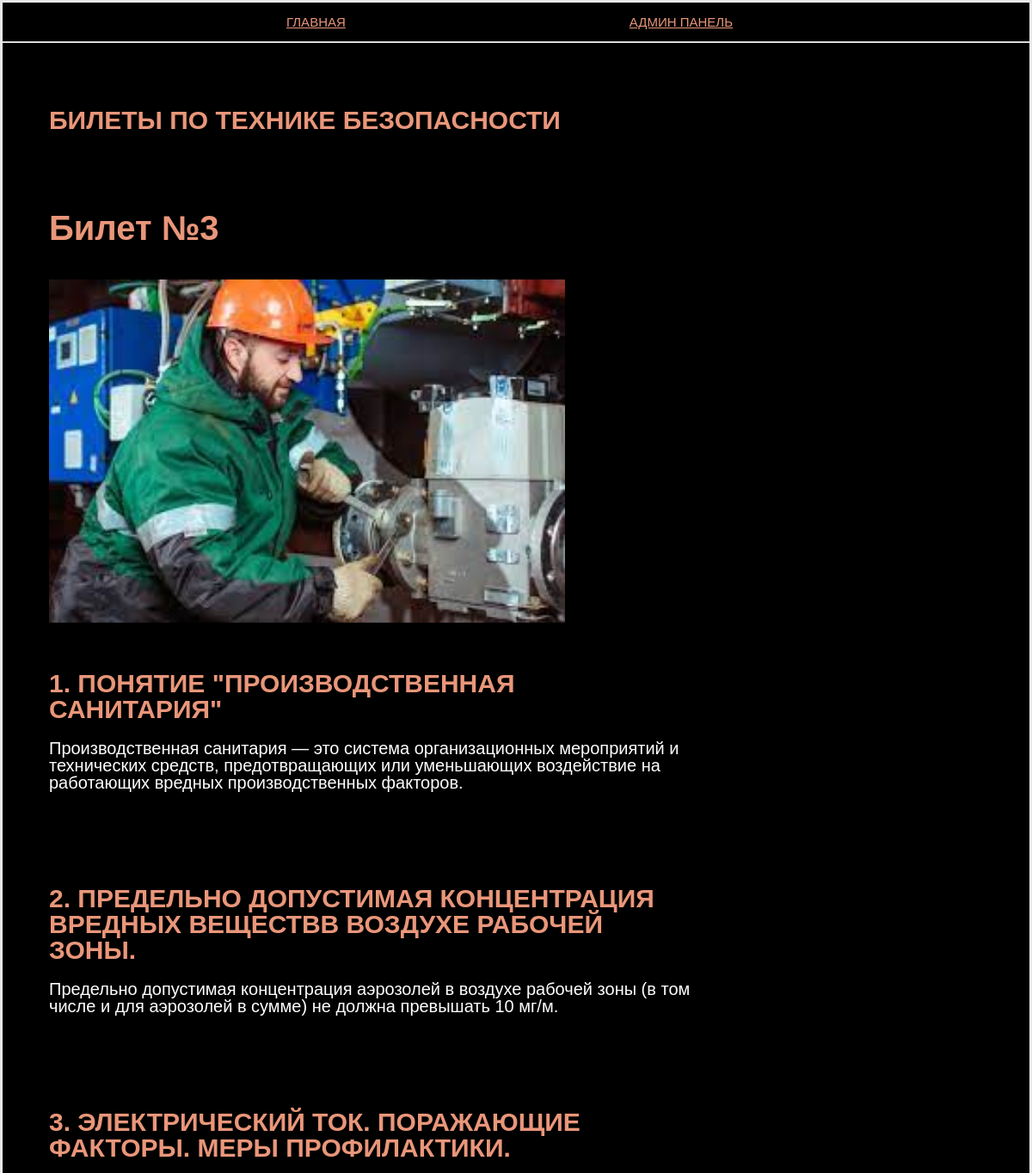
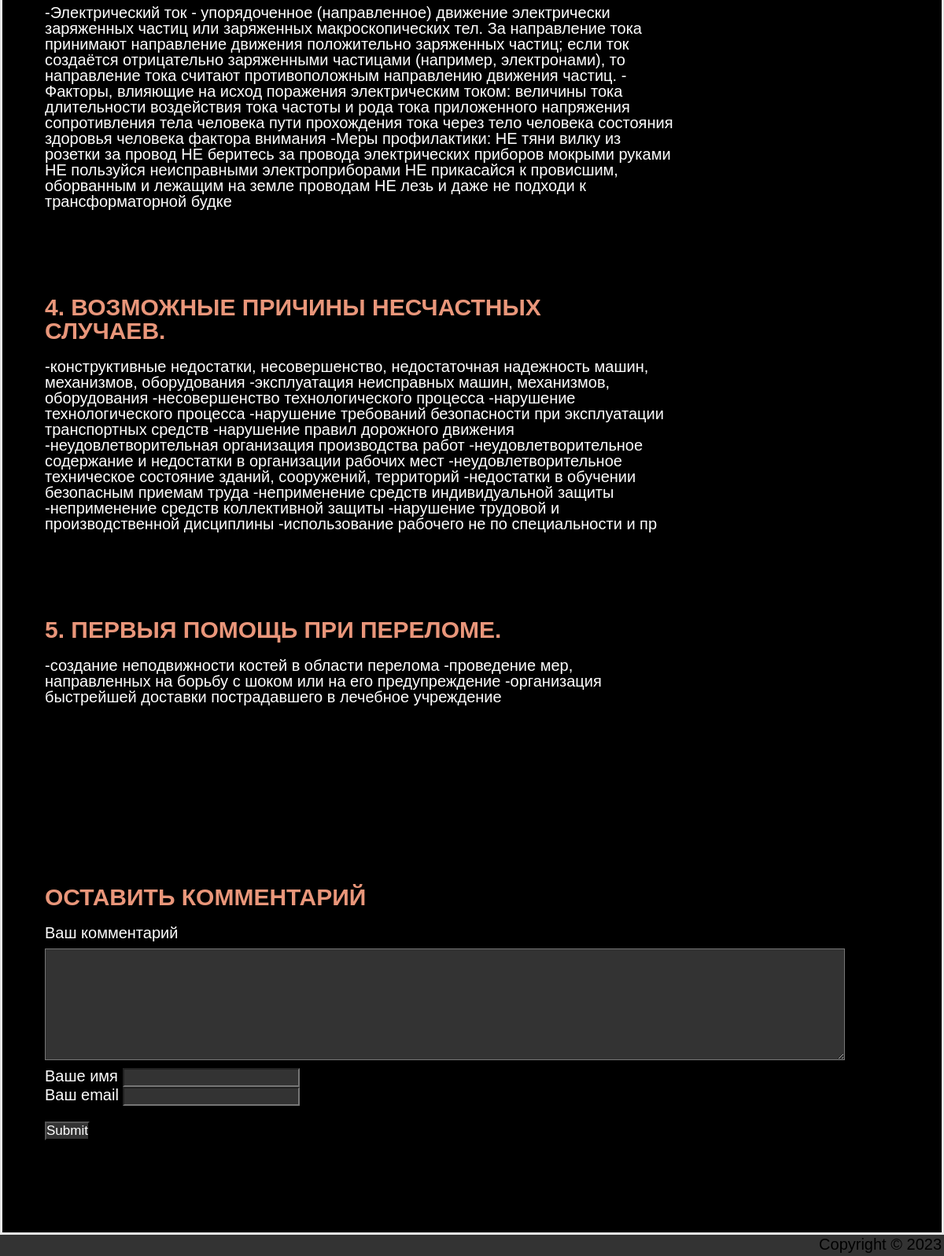
The app's page /ticket_3/ with its own data (2 pictures, top to bottom).
### tickets/models.py (models this page shows, shortened)
class Ticket(models.Model):
    objects = None
    slug = models.SlugField(max_length=250, unique=True, db_index=True)
    title = models.CharField('Номер билета', max_length=100)
    author = models.CharField('Автор', max_length=100)
    date = models.DateField('Дата публикации')
    img = models.ImageField('Изображение', upload_to='image/%Y')
    class Meta:
        verbose_name = 'Билет'
        verbose_name_plural = 'Билеты'

class Question(models.Model):
    text_questions = models.TextField('Текст вопроса')
    question = models.ForeignKey(Ticket, verbose_name='Публикация', on_delete=models.CASCADE)
    img = models.ImageField('Изображение', upload_to='image/%Y', blank=True)
    class Meta:
        verbose_name = 'Вопрос'
        verbose_name_plural = 'Вопросы'

class Answer(models.Model):
    text_answer = models.TextField('Текст ответа')
    answer = models.ForeignKey(Question, verbose_name='Публикация', on_delete=models.CASCADE)
    class Meta:
        verbose_name = 'Ответ'
        verbose_name_plural = 'Ответы'
    def __str__(self):
        return f'{self.text_answer}'

### tickets/views.py (the view)
# urls.py: path('<slug:ticket_slug>/', views.TicketDetail.as_view(), name='ticket'),
class TicketDetail(View):
    def get(self, request, ticket_slug):
        ticket = Ticket.objects.get(slug=ticket_slug)
        return render(request, 'site_tb/question.html', {'ticket': ticket})

### templates/site_tb/question.html (shortened to what this page needs)
{% load static %}
<html>
<head>
	<link rel="stylesheet" href="{% static 'css/style.css' %}" type="text/css" media="all" />
</head>
<body>
<div class="shell">
	<div class="border">
		<div id="navigation">
			<ul class="active">
			    <li><a href="/">Главная</a></li>
			    <li><a href="/admin">Админ панель</a></li>
			</ul>
		</div>
		<div id="main">
			<div id="content">
				<div class="projects">
					<h3>Билеты по технике безопасности</h3>
					<div class="item">
					    <div class="image left">
							<h1>{{ ticket.title }}</h1>
							<br>
							<img src="{{ ticket.img.url }}" width="100%"/>
					    </div>
					    <div class="text left">
							{% for I in ticket.question_set.all %}
						<h3>{{ I.text_questions }}</h3>
							{{ I.answer_set.get }}
						<br><p>{{ text_answer }}</p>
                            {% endfor %}
						</div>
				    </div>
			    </div>
			<div class="form-comment">
				<h3>Оставить комментарий</h3>
				<div>
					<form action="{% url 'add_comments' ticket.id %}" method="post">
						<div class="comment-title">
							<label>Ваш комментарий</label>
						</div>
						<div><textarea name="text_comments" rows="7" cols="100"></textarea></div>
						<div class="comment-name">
							<label>Ваше имя</label>
							<input type="text" name="name" >
						</div>
						<div class="comment-mail">
							<label>Ваш email</label>
							<input type="email" name="email">
						</div>
						<div class="submit">
							<input type="submit">
						</div>
					</form>
				</div>
			</div>
			</div>
		</div>
	<div id="footer">
		<p class="copy right">Copyright &copy;  2023 </p>
	</div>
	</div>
</div>
</body>
</html>

### static/css/style.css (style rules this page uses)
* { margin: 0; padding: 0; outline:0; }
body { font-size: 20px; line-height: 20px; font-family: Georgia, Arial, Helvetica, Sans-Serif; color: #ffffff; background: #333; }
a { color: #E9967A; }
input, textarea, select { font-family: Arial, Helvetica, sans-serif; font-size: 17px; color: white; background: #333; }
textarea { overflow:auto; }
.left, .alignleft { float: left; display: inline; }
.right, .alignright { float: right; display: inline; }
.shell { background-color: black; width: 1200px; margin: 0 auto; }
.border { border: 3px solid #e8e8e8; background: #000000; position: relative; }
#navigation { height: 45px; border-bottom: 2px solid #dbdbdb; }
#navigation ul { list-style: none; }
#navigation ul li { float: left; height: 43px; font-size: 15px; line-height: 45px; text-transform: uppercase; }
#navigation ul li a { float: left; height: 43px; color: #E9967A; padding: 0 0 0 330px; }
#main { width: 800px; padding: 50px 24px 17px 24px; }
#main h3 { font-size: 30px; line-height: 30px; color: #E9967A; text-transform: uppercase; padding: 5px 50px 10px 0; }
#content { width: 1000px; }
.projects { padding: 20px 0 0 30px; }
.projects h1 { color: #E9967A; margin: 5% 0; }
.projects h3 { margin: 0 0 10px 0; }
.projects .item { margin: 50px 0 20px 0; padding: 10px 0 0 0; }
.projects .image { width: 600px; height: 400px; padding: 0 0 50px; }
.projects .text { width: 800px; padding: 100px 0 50px; }
.projects .text h3 { font-size: 22px; line-height: 25px; color: #333; text-transform: uppercase; }
.projects .text p { padding: 100px 100px 5px 20px; }
#footer { font-family: Arial, sans-serif; font-size: 20px; line-height: 30px; color: #000000; }
.form-comment { padding: 50px 0 0 30px; }
.form-comment .comment-title { padding: 10px 0 10px 0; }
.form-comment .comment-name { padding: 10px 0 0 0; }
.form-comment .submit { padding: 20px 0 100px 0; }

### records on screen
Ticket: title "Билет №3", img (picture)
Question: text_questions "1. ПОНЯТИЕ \"ПРОИЗВОДСТВЕННАЯ САНИТАРИЯ\"", answer_set.get "Производственная санитария — это система организационных мероприятий и технических средств, предотвращающих или уменьшающих воздействие на работающих вредных производственных факторов."
Question: text_questions "2. ПРЕДЕЛЬНО ДОПУСТИМАЯ КОНЦЕНТРАЦИЯ ВРЕДНЫХ ВЕЩЕСТВВ ВОЗДУХЕ РАБОЧЕЙ ЗОНЫ.", answer_set.get "Предельно допустимая концентрация аэрозолей в воздухе рабочей зоны (в том числе и для аэрозолей в сумме) не должна превышать 10 мг/м."
Question: text_questions "3. ЭЛЕКТРИЧЕСКИЙ ТОК. ПОРАЖАЮЩИЕ ФАКТОРЫ. МЕРЫ ПРОФИЛАКТИКИ.", answer_set.get "-Электрический ток - упорядоченное (направленное) движение электрически заряженных частиц или заряженных макроскопических тел. За направление тока принимают направление движения положительно заряженных частиц; если ток создаётся отрицательно заряженными частицами (например, электронами), то направление тока считают противоположным направлению движения частиц. - Факторы, влияющие на исход поражения электрическим током: величины тока длительности воздействия тока частоты и рода тока приложенного напряжения сопротивления тела человека пути прохождения тока через тело человека состояния здоровья человека фактора внимания -Меры профилактики: НЕ тяни вилку из розетки за провод НЕ беритесь за…"
Question: text_questions "4. ВОЗМОЖНЫЕ ПРИЧИНЫ НЕСЧАСТНЫХ СЛУЧАЕВ.", answer_set.get "-конструктивные недостатки, несовершенство, недостаточная надежность машин, механизмов, оборудования -эксплуатация неисправных машин, механизмов, оборудования -несовершенство технологического процесса -нарушение технологического процесса -нарушение требований безопасности при эксплуатации транс­портных средств -нарушение правил дорожного движения -неудовлетворительная организация производства работ -неудовлетворительное содержание и недостатки в организации рабочих мест -неудовлетворительное техническое состояние зданий, сооружений, территорий -недостатки в обучении безопасным приемам труда -неприменение средств индивидуальной защиты -неприменение средств коллективной защиты -нарушение…"
Question: text_questions "5. ПЕРВЫЯ ПОМОЩЬ ПРИ ПЕРЕЛОМЕ.", answer_set.get "-создание неподвижности костей в области перелома -проведение мер, направленных на борьбу с шоком или на его предупреждение -организация быстрейшей доставки пострадавшего в лечебное учреждение"
